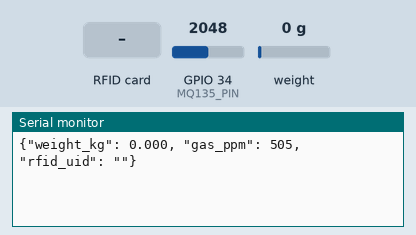
This sketch was run on a simulated ESP32. Shown: the last lines printed to the serial monitor. The inputs (shaded band) are chosen by the test bench; at power-on: weight on the scale 0 g, GPIO 34 (MQ135_PIN) = 2048.

Above: at 2.2 s.
2.3 s: RFID card 5E 7A 19 C4 held to the reader
At 3.4 s:
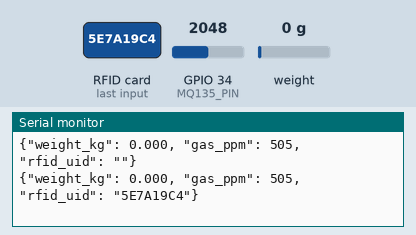
5.1 s: weight on the scale set to 100 g
At 6.4 s:
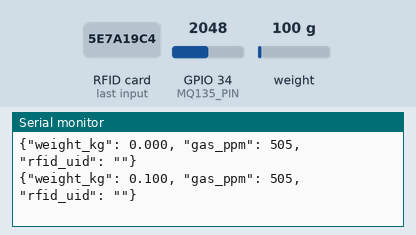
6.6 s: GPIO 34 (MQ135_PIN) set to 1960
At 7.0 s:
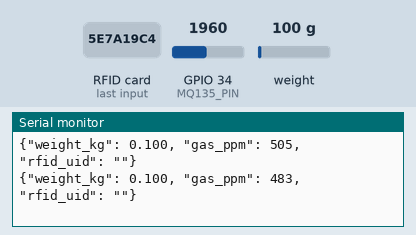
8.1 s: weight on the scale set to 1250 g
At 9.2 s:
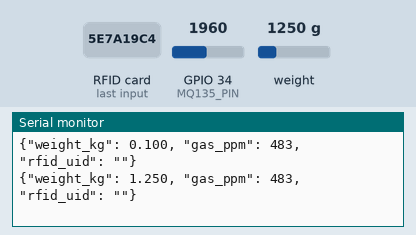
9.6 s: GPIO 34 (MQ135_PIN) set to 2040
At 10.6 s:
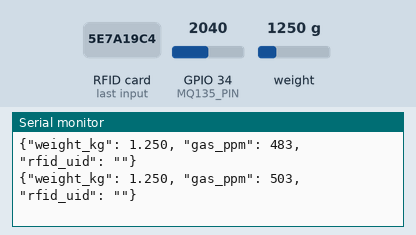
Timing chart, 0 to 12.1 s (numbered marks = the images above; inputs shaded):
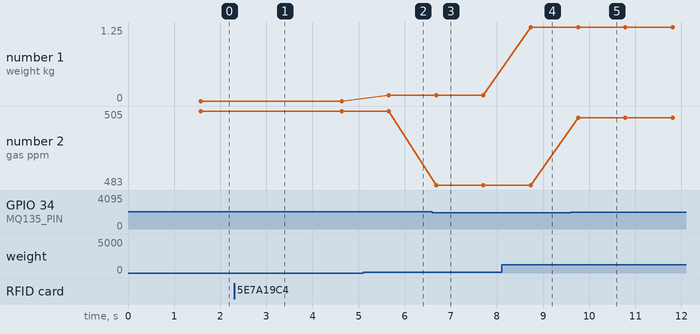

The sketch:

esp32_firmware.ino
```cpp
#include "HX711.h"
#include <SPI.h>
#include <MFRC522.h>

// ==========================================
// Agri-Trust: ESP32 Sensor Node Firmware
// Reads Weight (HX711), Gas (MQ-135), & RFID (RC522)
// Sends JSON string over USB Serial to Jetson
// ==========================================

// --- HX711 Load Cell ---
const int LOADCELL_DOUT_PIN = 4;
const int LOADCELL_SCK_PIN = 5;
HX711 scale;

// Calibration factor
float CALIBRATION_FACTOR = -1033.3;

// --- MQ-135 Gas Sensor ---
const int MQ135_PIN = 34; // ADC1 channel on ESP32

// --- RFID RC522 ---
#define RST_PIN 22
#define SS_PIN  21 // SDA / CS Pin (Ganti ke D21 karena D5 dipakai Load Cell)
MFRC522 mfrc522(SS_PIN, RST_PIN);

// Helper variable to remember the last scanned card to avoid spamming
String last_scanned_uid = "";
unsigned long last_scan_time = 0;

void setup() {
  Serial.begin(115200);

  // Initialize HX711
  scale.begin(LOADCELL_DOUT_PIN, LOADCELL_SCK_PIN);
  scale.set_scale(CALIBRATION_FACTOR);
  scale.tare(); // Reset the scale to 0

  // Initialize SPI & RFID
  SPI.begin();
  mfrc522.PCD_Init();
}

void loop() {
  // 1. Read Weight
  float weight_g = scale.get_units(5);
  if (weight_g < 0) { weight_g = 0; }
  float weight_kg = weight_g / 1000.0;

  // 2. Read Gas (MQ-135)
  int gas_raw = analogRead(MQ135_PIN);
  float gas_ppm = map(gas_raw, 0, 4095, 10, 1000);

  // 3. Read RFID
  String rfid_uid = "";
  if (mfrc522.PICC_IsNewCardPresent() && mfrc522.PICC_ReadCardSerial()) {
    for (byte i = 0; i < mfrc522.uid.size; i++) {
      rfid_uid += String(mfrc522.uid.uidByte[i] < 0x10 ? "0" : "");
      rfid_uid += String(mfrc522.uid.uidByte[i], HEX);
    }
    rfid_uid.toUpperCase();

    // Simpan uid agar tidak dobel scan berulang, bisa diganti sesuai kebutuhan
    last_scanned_uid = rfid_uid;
    last_scan_time = millis();

    mfrc522.PICC_HaltA();
    mfrc522.PCD_StopCrypto1();
  }

  // Jika kartu sudah dicabut dan lewat dari 2 detik, kosongkan memori UID terakhir
  if (millis() - last_scan_time > 2000) {
      last_scanned_uid = "";
  }

  // 4. Output JSON over Serial
  // Format: {"weight_kg": 0.150, "gas_ppm": 45, "rfid_uid": "A1B2C3D4"}
  Serial.print("{\"weight_kg\": ");
  Serial.print(weight_kg, 3);
  Serial.print(", \"gas_ppm\": ");
  Serial.print(gas_ppm, 0);
  Serial.print(", \"rfid_uid\": \"");
  Serial.print(last_scanned_uid); // Gunakan last_scanned_uid agar bertahan selama 2 detik dan tidak terhapus oleh reset_input_buffer Jetson
  Serial.println("\"}");

  // Send data twice a second
  delay(500);
}
```

Measured:
- after the input at 2.3 s, the serial monitor: prints a new line after 0.28 s (image 1)
- after the input at 5.1 s, the serial monitor: prints a new line after 0.56 s (image 2)
- after the input at 6.6 s, the serial monitor: prints a new line after 0.08 s (image 3)
- after the input at 8.1 s, the serial monitor: prints a new line after 0.63 s (image 4)
- after the input at 9.6 s, the serial monitor: prints a new line after 0.16 s (image 5)
- plotted number 1: 0 → 0.1 after the input at 5.1 s, 0.1 → 1.25 after the input at 8.1 s
- plotted number 2: 505 → 483 after the input at 6.6 s, 483 → 503 after the input at 9.6 s
